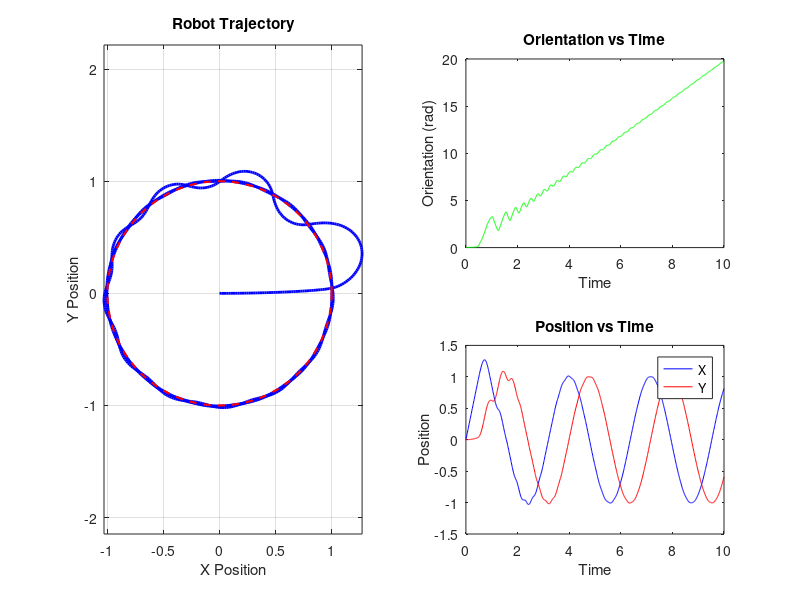

This chart was generated by the following MATLAB code:
% Pure Pursuit Controller for Unicycle Robot

% Simulation Parameters
dt = 0.01;          % Time step
T = 10;             % Total simulation time
v = 2;              % Linear velocity (constant)
L = 0.5;            % Look-ahead distance
radius = 1;         % Path radius

% Initial Conditions
x = 0;              % Initial x-position
y = 0;              % Initial y-position
theta = 0;          % Initial orientation

% Storage for history
t_hist = 0:dt:T;
x_hist = zeros(size(t_hist));
y_hist = zeros(size(t_hist));
theta_hist = zeros(size(t_hist));

% Simulation Loop
for i = 1:length(t_hist)
    % Store current state
    x_hist(i) = x;
    y_hist(i) = y;
    theta_hist(i) = theta;
    
    % Calculate look-ahead point on circular path
    r = sqrt(x^2 + y^2);
    current_angle = atan2(y, x);
    lookahead_angle = current_angle + v * dt / radius;
    
    x_lookahead = radius * cos(lookahead_angle);
    y_lookahead = radius * sin(lookahead_angle);
    
    % Calculate heading to look-ahead point
    dx = x_lookahead - x;
    dy = y_lookahead - y;
    desired_heading = atan2(dy, dx);
    
    % Compute heading error
    heading_error = desired_heading - theta;
    heading_error = atan2(sin(heading_error), cos(heading_error));
    
    % Compute angular velocity
    omega = (2 * v / L) * sin(heading_error);
    
    % Update robot state
    x = x + v * cos(theta) * dt;
    y = y + v * sin(theta) * dt;
    theta = theta + omega * dt;
end

% Plotting
figure;

% Trajectory Plot
subplot(2,2,[1,3]);
plot(x_hist, y_hist, 'b-', 'LineWidth', 2);
hold on;

% Reference Circle
theta_circle = linspace(0, 2*pi, 100);
x_circle = cos(theta_circle);
y_circle = sin(theta_circle);
plot(x_circle, y_circle, 'r--', 'LineWidth', 1.5);

title('Robot Trajectory');
xlabel('X Position');
ylabel('Y Position');
axis equal;
grid on;

% Orientation Plot
subplot(2,2,2);
plot(t_hist, theta_hist, 'g-');
title('Orientation vs Time');
xlabel('Time');
ylabel('Orientation (rad)');

% Position Plot
subplot(2,2,4);
plot(t_hist, x_hist, 'b-');
hold on;
plot(t_hist, y_hist, 'r-');
title('Position vs Time');
xlabel('Time');
ylabel('Position');
legend('X', 'Y');
